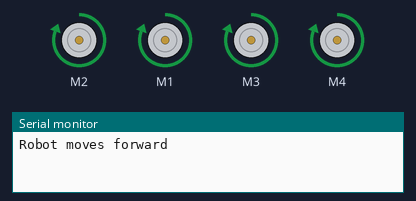
This sketch was run on a simulated Arduino Uno, built with avr-gcc and run on an emulated ATmega328P. Shown: 4 × DC motor (green arrow = forward, orange = backward, longer = faster), the last lines printed to the serial monitor.

Above: at 1.0 s.
At 3.0 s:
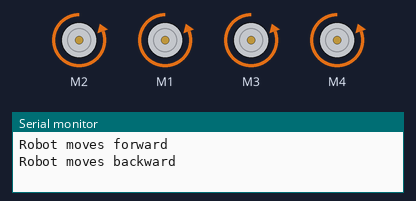
At 5.0 s:
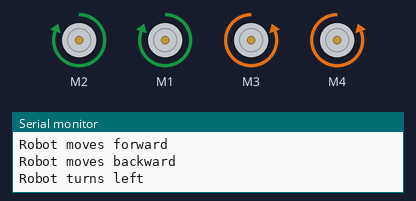
At 7.0 s:
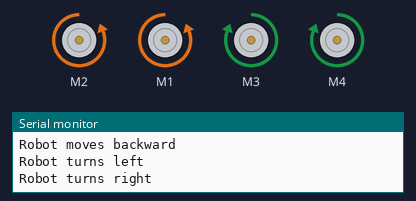
Timing chart, 0 to 10.4 s (numbered marks = the images above):
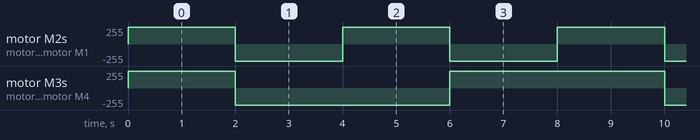

The sketch:

10b._Move_the_Robot_car.ino
```cpp
#include <AFMotor.h> // include the AF_Motor library

AF_DCMotor R1(2); // create motor object for right wheel 1 and connected to Motorshield M2
AF_DCMotor R2(1); // create motor object for right wheel 2 and connected to Motorshield M1
AF_DCMotor L1(3); // create motor object for left wheel 1 and connected to Motorshield M3
AF_DCMotor L2(4); // create motor object for left wheel 2 and connected to Motorshield M4

void setup() {
  // set the motor speed and start the serial communication
  R1.setSpeed(255); // set the speed for right wheel 1
  R2.setSpeed(255); // set the speed for right wheel 2
  L1.setSpeed(255); // set the speed for left wheel 1
  L2.setSpeed(255); // set the speed for left wheel 2
  Serial.begin(9600); // start the serial communication
}

void loop() {
  // move the robot in four directions and print the direction to the serial monitor
  R1.run(FORWARD); // move right wheel 1 forward
  R2.run(FORWARD); // move right wheel 2 forward
  L1.run(FORWARD); // move left wheel 1 forward
  L2.run(FORWARD); // move left wheel 2 forward
  Serial.println("Robot moves forward"); // print the direction to the serial monitor
  delay(2000); // wait for 2 seconds

  R1.run(BACKWARD); // move right wheel 1 backward
  R2.run(BACKWARD); // move right wheel 2 backward
  L1.run(BACKWARD); // move left wheel 1 backward
  L2.run(BACKWARD); // move left wheel 2 backward
  Serial.println("Robot moves backward"); // print the direction to the serial monitor
  delay(2000); // wait for 2 seconds

  R1.run(FORWARD); // move right wheel 1 forward
  R2.run(FORWARD); // move right wheel 2 forward
  L1.run(BACKWARD); // move left wheel 1 backward
  L2.run(BACKWARD); // move left wheel 2 backward
  Serial.println("Robot turns left"); // print the direction to the serial monitor
  delay(2000); // wait for 2 seconds

  R1.run(BACKWARD); // move right wheel 1 backward
  R2.run(BACKWARD); // move right wheel 2 backward
  L1.run(FORWARD); // move left wheel 1 forward
  L2.run(FORWARD); // move left wheel 2 forward
  Serial.println("Robot turns right"); // print the direction to the serial monitor
  delay(2000); // wait for 2 seconds
}
```

Measured:
- by itself, motor M2, motor M1: alternates forward 255/255 for 2.0 s and backward 255/255 for 2.0 s
- by itself, motor M3, motor M4: repeats every 8.0 s: backward 255/255 4.0 s, forward 255/255 4.0 s
